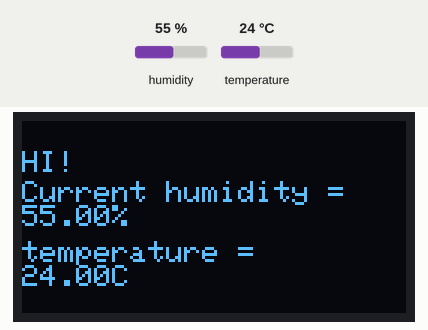
Recording of a sketch running on a simulated Arduino Uno, built with avr-gcc and run on an emulated ATmega328P. Shown: 128×64 one-colour display. The inputs (shaded band) are chosen by the test bench; at power-on: humidity 55 %, temperature 24 °C.

Above: at 10.1 s.

The sketch:

OLED.ino
```cpp
#include <Wire.h>
#include <Adafruit_GFX.h>
#include <Adafruit_SSD1306.h>
#include <dht.h>

#define dht_apin 19
#define SCREEN_WIDTH 128 // OLED display width, in pixels
#define SCREEN_HEIGHT 64 // OLED display height, in pixels
dht DHT;

// Declaration for an SSD1306 display connected to I2C (SDA, SCL pins)
Adafruit_SSD1306 display(SCREEN_WIDTH, SCREEN_HEIGHT, &Wire, -1);

void setup() {
  Serial.begin(115200);

}

void loop() {
    if(!display.begin(SSD1306_SWITCHCAPVCC, 0x3C)) { // Address 0x3D for 128x64
    display.println(F("SSD1306 allocation failed"));
    for(;;);
  }
  delay(2000);
  display.clearDisplay();
  display.setTextSize(1);
  display.setTextColor(WHITE);
  display.setCursor(0,10);
  display.println("HI!");
  delay(3000);
//  display.startscrollright(0x00, 0x0F);
//  display.startscrolldiagright(0x00, 0x07);
//  display.display();
  DHT.read11(dht_apin);
  display.setCursor(0,20);
  display.println("Current humidity = ");
  display.print(DHT.humidity);
  display.println("%  ");
  display.setCursor(0,40);
  display.println("temperature = ");
  display.print(DHT.temperature);
  display.println("C  ");
  delay(5000);
  display.display();

}
```
